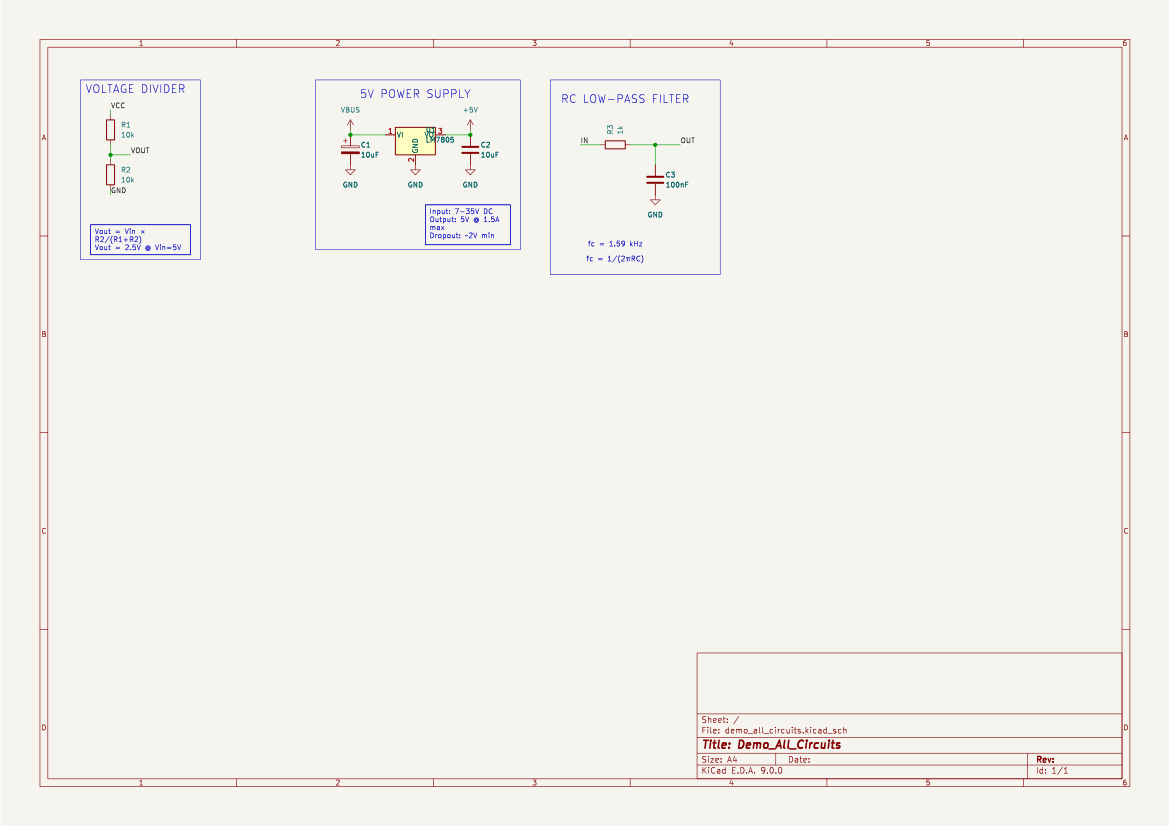

Write the Python code that produced this figure.
#!/usr/bin/env python3
"""
Complete Demo Schematic - All Parametric Circuits Combined

This demo combines all parametric circuit generators into one comprehensive schematic:
1. Voltage Divider (10k/10k) - 2.5V output
2. 5V Power Supply (LM7805) - regulated power
3. RC Low-Pass Filter (1kHz) - signal filtering
4. STM32G030K8Tx Microprocessor - complete MCU with support circuitry

Each circuit is self-contained and reusable with x/y offset parameters.
"""

import kicad_sch_api as ksa
from test_circuit_5_stm32_microprocessor import create_stm32_microprocessor


def snap_to_grid(value: float, grid_size: float = 1.27) -> float:
    """Snap a coordinate value to the nearest grid point."""
    return round(value / grid_size) * grid_size


# ============================================================================
# VOLTAGE DIVIDER CIRCUIT - GRID BASED
# ============================================================================

def create_voltage_divider(sch, x_offset_grids: int, y_offset_grids: int, instance: int = 1):
    """
    Create a voltage divider circuit at specified location (GRID-BASED).

    Args:
        x_offset_grids: X offset in grid units (1.27mm each)
        y_offset_grids: Y offset in grid units
        instance: Circuit instance number
    """
    GRID = 1.27  # mm per grid unit

    def pos(x_grid, y_grid):
        """Convert grid position to mm"""
        return ((x_offset_grids + x_grid) * GRID, (y_offset_grids + y_grid) * GRID)

    # Generate unique references
    r1_ref = f"R{instance}1" if instance > 1 else "R1"
    r2_ref = f"R{instance}2" if instance > 1 else "R2"

    # Component positions in GRID UNITS
    r1_pos = pos(6, 10)  # R1 at grid (6, 10)
    r2_pos = pos(6, 19)  # R2 at grid (6, 19) - 9 grids below

    # Components
    r1 = sch.components.add("Device:R", r1_ref, "10k", position=r1_pos)
    r2 = sch.components.add("Device:R", r2_ref, "10k", position=r2_pos)

    # Junction between resistors
    junction_pos = pos(6, 15)  # Midpoint
    sch.junctions.add(position=junction_pos)

    # Labels
    sch.add_label("VCC", position=pos(6, 6))   # Above R1
    sch.add_label("VOUT", position=pos(10, 15)) # Right of junction
    sch.add_label("GND", position=pos(6, 23))  # Below R2

    # Wires - get pin positions
    r1_pins = sch.list_component_pins(r1_ref)
    r2_pins = sch.list_component_pins(r2_ref)

    r1_pin1 = r1_pins[0][1]  # Top pin
    r1_pin2 = r1_pins[1][1]  # Bottom pin
    r2_pin1 = r2_pins[0][1]  # Top pin
    r2_pin2 = r2_pins[1][1]  # Bottom pin

    sch.add_wire(start=pos(6, 6), end=r1_pin1)
    sch.add_wire(start=r1_pin2, end=junction_pos)
    sch.add_wire(start=junction_pos, end=r2_pin1)
    sch.add_wire(start=r2_pin2, end=pos(6, 23))
    sch.add_wire(start=junction_pos, end=pos(10, 15))

    # Rectangle border
    sch.add_rectangle(start=pos(0, 0), end=pos(24, 36))

    # Title
    sch.add_text("VOLTAGE DIVIDER", position=pos(11, 2), size=2.0)

    # Formula annotation
    formula_text = "Vout = Vin × R2/(R1+R2)\nVout = 2.5V @ Vin=5V"
    sch.add_text_box(
        formula_text,
        position=pos(2, 29),
        size=(20 * GRID, 6 * GRID),
        font_size=1.27
    )

    return {r1_ref: r1, r2_ref: r2}


# ============================================================================
# 5V POWER SUPPLY CIRCUIT
# ============================================================================

def create_power_supply(sch, x_offset: float, y_offset: float, instance: int = 1):
    """Create a 5V power supply circuit using LM7805."""
    GRID = 2.54

    rect_x = snap_to_grid(x_offset)
    rect_y = snap_to_grid(y_offset)

    u_x = snap_to_grid(rect_x + GRID * 10)
    u_y = snap_to_grid(rect_y + GRID * 5.7)

    # Generate unique references
    if instance == 1:
        u_ref, c_in_ref, c_out_ref = "U1", "C1", "C2"
        pwr_refs = ["#PWR01", "#PWR02", "#PWR03", "#PWR04", "#PWR05"]
    else:
        u_ref = f"U{instance}"
        c_in_ref = f"C{instance}1"
        c_out_ref = f"C{instance}2"
        pwr_refs = [f"#PWR{instance}01", f"#PWR{instance}02", f"#PWR{instance}03",
                    f"#PWR{instance}04", f"#PWR{instance}05"]

    # Title
    title_x = snap_to_grid(u_x)
    title_y = snap_to_grid(rect_y + GRID * 1.35)
    sch.add_text("5V POWER SUPPLY", position=(title_x, title_y), size=2.0)

    # Component positions
    c_in_x = snap_to_grid(u_x - GRID * 6.5)
    c_in_y = snap_to_grid(u_y + GRID * 1.5)
    c_out_x = snap_to_grid(u_x + GRID * 5.5)
    c_out_y = snap_to_grid(u_y + GRID * 1.5)

    # Components
    c_in = sch.components.add("Device:C_Polarized", c_in_ref, "10uF", position=(c_in_x, c_in_y))
    u = sch.components.add("Regulator_Linear:LM7805_TO220", u_ref, "LM7805", position=(u_x, u_y))
    c_out = sch.components.add("Device:C", c_out_ref, "10uF", position=(c_out_x, c_out_y))

    # Power symbols
    vbus_x, vbus_y = c_in_x, snap_to_grid(c_in_y - GRID * 2)
    v5_x, v5_y = c_out_x, snap_to_grid(c_out_y - GRID * 2)

    sch.components.add("power:VBUS", pwr_refs[0], "VBUS", position=(vbus_x, vbus_y))
    sch.components.add("power:+5V", pwr_refs[1], "+5V", position=(v5_x, v5_y))

    # Ground symbols
    gnd_c_in_y = snap_to_grid(c_in_y + GRID * 1.5)
    gnd_u_y = snap_to_grid(u_y + GRID * 3)
    gnd_c_out_y = snap_to_grid(c_out_y + GRID * 1.5)

    sch.components.add("power:GND", pwr_refs[2], "GND", position=(c_in_x, gnd_c_in_y))
    sch.components.add("power:GND", pwr_refs[3], "GND", position=(u_x, gnd_u_y))
    sch.components.add("power:GND", pwr_refs[4], "GND", position=(c_out_x, gnd_c_out_y))

    # Junctions
    junction_in_x = c_in_x
    junction_in_y = snap_to_grid(vbus_y + GRID * 0.5)
    junction_out_x = c_out_x
    junction_out_y = snap_to_grid(v5_y + GRID * 0.5)

    sch.junctions.add(position=(junction_in_x, junction_in_y))
    sch.junctions.add(position=(junction_out_x, junction_out_y))

    # Get pin positions
    u_pins = sch.list_component_pins(u_ref)
    c_in_pins = sch.list_component_pins(c_in_ref)
    c_out_pins = sch.list_component_pins(c_out_ref)
    vbus_pins = sch.list_component_pins(pwr_refs[0])
    v5_pins = sch.list_component_pins(pwr_refs[1])
    gnd_in_pins = sch.list_component_pins(pwr_refs[2])
    gnd_u_pins = sch.list_component_pins(pwr_refs[3])
    gnd_out_pins = sch.list_component_pins(pwr_refs[4])

    # Wires - Input rail
    sch.add_wire(start=vbus_pins[0][1], end=(junction_in_x, junction_in_y))
    sch.add_wire(start=(junction_in_x, junction_in_y), end=c_in_pins[0][1])
    sch.add_wire(start=(junction_in_x, junction_in_y), end=u_pins[0][1])

    # Wires - Output rail
    sch.add_wire(start=u_pins[2][1], end=(junction_out_x, junction_out_y))
    sch.add_wire(start=(junction_out_x, junction_out_y), end=c_out_pins[0][1])
    sch.add_wire(start=(junction_out_x, junction_out_y), end=v5_pins[0][1])

    # Wires - Ground
    sch.add_wire(start=c_in_pins[1][1], end=gnd_in_pins[0][1])
    sch.add_wire(start=u_pins[1][1], end=gnd_u_pins[0][1])
    sch.add_wire(start=c_out_pins[1][1], end=gnd_out_pins[0][1])

    # Rectangle
    rect_end_x = snap_to_grid(rect_x + GRID * 20.5)
    rect_end_y = snap_to_grid(rect_y + GRID * 17)
    sch.add_rectangle(start=(rect_x, rect_y), end=(rect_end_x, rect_end_y))

    # Text box with specs - positioned up and to the right
    text_box_x = snap_to_grid(rect_x + GRID * 11)
    text_box_y = snap_to_grid(rect_end_y - GRID * 4.5)
    text_box_width = snap_to_grid(GRID * 8.5)
    text_box_height = snap_to_grid(GRID * 4)

    specs_text = "Input: 7-35V DC\nOutput: 5V @ 1.5A max\nDropout: ~2V min"
    sch.add_text_box(
        specs_text,
        position=(text_box_x, text_box_y),
        size=(text_box_width, text_box_height),
        font_size=1.27
    )

    return {u_ref: u, c_in_ref: c_in, c_out_ref: c_out}


# ============================================================================
# RC LOW-PASS FILTER CIRCUIT
# ============================================================================

def create_rc_filter(sch, x_offset: float, y_offset: float, instance: int = 1):
    """Create an RC low-pass filter circuit."""
    import math

    GRID = 2.54

    rect_x = snap_to_grid(x_offset)
    rect_y = snap_to_grid(y_offset)

    # Generate unique references
    if instance == 1:
        r_ref, c_ref = "R3", "C3"
        pwr_ref = "#PWR06"
    else:
        r_ref = f"R{instance}3"
        c_ref = f"C{instance}3"
        pwr_ref = f"#PWR{instance}06"

    # Title
    title_x = snap_to_grid(rect_x + GRID * 7.75)
    title_y = snap_to_grid(rect_y + GRID * 2.1)
    sch.add_text("RC LOW-PASS FILTER", position=(title_x, title_y), size=2.0)

    # Signal line Y position (horizontal path for IN → R → OUT)
    signal_y = snap_to_grid(rect_y + GRID * 6.5)

    # Resistor position (horizontal, centered on signal line)
    r_x = snap_to_grid(rect_x + GRID * 6.5)
    r_y = signal_y

    # Capacitor position (vertical, output side)
    c_x = snap_to_grid(rect_x + GRID * 10.5)
    c_y = snap_to_grid(signal_y + GRID * 3.5)

    # Junction point (where R pin 2, C pin 1, and OUT meet)
    junction_x = c_x
    junction_y = signal_y

    # Components
    r = sch.components.add("Device:R", r_ref, "1k", position=(r_x, r_y), rotation=90)  # Horizontal (90° in KiCAD)
    c = sch.components.add("Device:C", c_ref, "100nF", position=(c_x, c_y))

    # GND power symbol
    gnd_x = c_x
    gnd_y = snap_to_grid(c_y + GRID * 1.5)
    sch.components.add("power:GND", pwr_ref, "GND", position=(gnd_x, gnd_y))

    # Labels (on signal line)
    in_label_x = snap_to_grid(rect_x + GRID * 3)
    in_label_y = signal_y
    out_label_x = snap_to_grid(rect_x + GRID * 13)
    out_label_y = signal_y

    sch.add_label("IN", position=(in_label_x, in_label_y))
    sch.add_label("OUT", position=(out_label_x, out_label_y))

    # Junction at output node
    sch.junctions.add(position=(junction_x, junction_y))

    # Get pin positions
    r_pins = sch.list_component_pins(r_ref)
    c_pins = sch.list_component_pins(c_ref)
    gnd_pins = sch.list_component_pins(pwr_ref)

    # Determine left and right pins based on X position (rotation affects pin order)
    r_pin1_pos = r_pins[0][1]  # Point object
    r_pin2_pos = r_pins[1][1]  # Point object

    # Left pin is the one with smaller X coordinate
    if r_pin1_pos.x < r_pin2_pos.x:
        r_left_pin = r_pin1_pos
        r_right_pin = r_pin2_pos
    else:
        r_left_pin = r_pin2_pos
        r_right_pin = r_pin1_pos

    # Wires
    # IN label to R left pin
    sch.add_wire(start=(in_label_x, in_label_y), end=r_left_pin)
    # R right pin to junction
    sch.add_wire(start=r_right_pin, end=(junction_x, junction_y))
    # Junction to OUT label
    sch.add_wire(start=(junction_x, junction_y), end=(out_label_x, out_label_y))
    # Junction down to C pin 1
    sch.add_wire(start=(junction_x, junction_y), end=c_pins[0][1])
    # C pin 2 to GND
    sch.add_wire(start=c_pins[1][1], end=gnd_pins[0][1])

    # Calculate and display cutoff frequency
    R = 1000  # 1kΩ
    C = 100e-9  # 100nF
    fc = 1 / (2 * math.pi * R * C)

    fc_text_x = snap_to_grid(rect_x + GRID * 6.7)
    fc_text_y = snap_to_grid(rect_y + GRID * 16.5)
    formula_x = snap_to_grid(rect_x + GRID * 6.7)
    formula_y = snap_to_grid(rect_y + GRID * 18)

    sch.add_text(f"fc = {fc/1000:.2f} kHz", position=(fc_text_x, fc_text_y), size=1.27)
    sch.add_text("fc = 1/(2πRC)", position=(formula_x, formula_y), size=1.27)

    # Rectangle
    rect_end_x = snap_to_grid(rect_x + GRID * 17)
    rect_end_y = snap_to_grid(rect_y + GRID * 19.5)
    sch.add_rectangle(start=(rect_x, rect_y), end=(rect_end_x, rect_end_y))

    return {r_ref: r, c_ref: c}


# ============================================================================
# MAIN - CREATE COMBINED DEMO SCHEMATIC
# ============================================================================

def main():
    print("=" * 80)
    print("🚀 COMPREHENSIVE DEMO - All Parametric Circuits Combined")
    print("=" * 80)
    print()

    # Create schematic
    sch = ksa.create_schematic("Demo_All_Circuits")

    # A4 landscape layout - place circuits in a grid (GRID-BASED)
    # Grid spacing for circuit placement
    CIRCUIT_GRID = 47  # grid units between circuits (≈60mm)

    # Starting position in GRID UNITS
    START_X = 16  # grid units (≈20mm)
    START_Y = 16  # grid units (≈20mm)

    print("📍 Circuit Placement Layout (GRID-BASED):")
    print("  Row 1: Voltage Divider | Power Supply | RC Filter")
    print("  Row 2: STM32 Microprocessor")
    print()

    # Row 1: Three circuits side by side
    print("🔧 Circuit 1: Voltage Divider...")
    circuit1_x = START_X
    circuit1_y = START_Y
    create_voltage_divider(sch, circuit1_x, circuit1_y, instance=1)
    print(f"  ✅ Placed at grid ({circuit1_x}, {circuit1_y})")

    print("🔧 Circuit 2: 5V Power Supply (LM7805)...")
    circuit2_x = START_X + CIRCUIT_GRID
    circuit2_y = START_Y
    create_power_supply(sch, circuit2_x, circuit2_y, instance=1)
    print(f"  ✅ Placed at ({circuit2_x}, {circuit2_y})")

    print("🔧 Circuit 3: RC Low-Pass Filter...")
    circuit3_x = START_X + CIRCUIT_GRID * 2
    circuit3_y = START_Y
    create_rc_filter(sch, circuit3_x, circuit3_y, instance=1)
    print(f"  ✅ Placed at ({circuit3_x}, {circuit3_y})")

    # Row 2: STM32 Microprocessor (moved up closer)
    print("🔧 Circuit 4: STM32G030K8Tx Microprocessor...")
    circuit4_x_mm = START_X * 1.27  # Convert grid to mm for STM32 (still uses mm)
    circuit4_y_mm = (START_Y + int(CIRCUIT_GRID * 1.2)) * 1.27
    create_stm32_microprocessor(sch, circuit4_x_mm, circuit4_y_mm, instance=2)  # instance=2 to avoid U1 conflict
    print(f"  ✅ Placed at ({circuit4_x_mm:.1f}mm, {circuit4_y_mm:.1f}mm)")

    print()
    print("=" * 80)
    print("📊 Schematic Statistics:")
    print("=" * 80)

    # Count components
    resistors = len([c for c in sch.components if 'Device:R' in c.lib_id])
    capacitors = len([c for c in sch.components if 'Device:C' in c.lib_id or 'C_Polarized' in c.lib_id])
    regulators = len([c for c in sch.components if 'Regulator' in c.lib_id])
    mcus = len([c for c in sch.components if 'MCU' in c.lib_id or 'STM32' in c.lib_id])
    leds = len([c for c in sch.components if 'LED' in c.lib_id])
    connectors = len([c for c in sch.components if 'Connector' in c.lib_id])
    power_symbols = len([c for c in sch.components if c.reference.startswith('#PWR')])

    print(f"  • Total Components: {len(sch.components)}")
    print(f"    - Resistors: {resistors}")
    print(f"    - Capacitors: {capacitors}")
    print(f"    - Voltage Regulators: {regulators}")
    print(f"    - Microcontrollers: {mcus}")
    print(f"    - LEDs: {leds}")
    print(f"    - Connectors: {connectors}")
    print(f"    - Power Symbols: {power_symbols}")
    print(f"  • Wires: {len(sch.wires)}")
    print(f"  • Labels: {len(sch.labels)}")
    print(f"  • Junctions: {len(sch.junctions)}")
    print(f"  • Rectangles: 5 (grouping boxes)")
    print()

    # Save
    output_file = "demo_all_circuits.kicad_sch"
    print(f"💾 Saving schematic to: {output_file}")
    sch.save(output_file)
    print(f"✅ Saved successfully!")
    print()

    print("=" * 80)
    print("🎉 DEMO COMPLETE!")
    print("=" * 80)
    print()
    print("Circuits Included:")
    print("  1. ⚡ Voltage Divider - 10kΩ/10kΩ resistive divider (Vout = Vin/2)")
    print("  2. 🔌 5V Power Supply - LM7805 linear regulator with filter caps")
    print("  3. 📊 RC Low-Pass Filter - 1kΩ/100nF filter (fc = 1.59 kHz)")
    print()
    print("Features Demonstrated:")
    print("  ✅ Parametric circuit functions (reusable at any position)")
    print("  ✅ Grid-aligned component placement (1.27mm grid)")
    print("  ✅ Automatic wire routing with pin position queries")
    print("  ✅ Power symbols and ground connections")
    print("  ✅ Net labels for signal identification")
    print("  ✅ Junctions at connection points")
    print("  ✅ Grouping rectangles for visual organization")
    print("  ✅ Text annotations and formulas")
    print("  ✅ Unique reference designators per circuit")
    print()
    print("Open in KiCAD:")
    print(f"  open {output_file}")
    print()
    print("Generate PDF:")
    print(f"  kicad-cli sch export pdf {output_file}")
    print()
    print("=" * 80)


if __name__ == "__main__":
    main()
